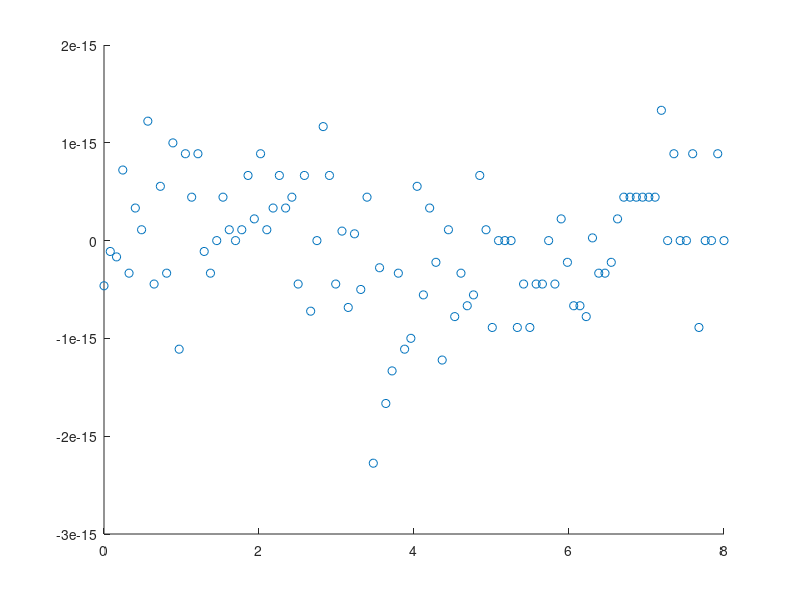

This figure's MATLAB source:
time = [0.0,0.08080808080808081,0.16161616161616163,0.24242424242424243,0.32323232323232326,0.4040404040404041,0.48484848484848486,0.5656565656565657,0.6464646464646465,0.7272727272727273,0.8080808080808082,0.888888888888889,0.9696969696969697,1.0505050505050506,1.1313131313131315,1.2121212121212122,1.292929292929293,1.373737373737374,1.4545454545454546,1.5353535353535355,1.6161616161616164,1.696969696969697,1.777777777777778,1.8585858585858588,1.9393939393939394,2.0202020202020203,2.101010101010101,2.181818181818182,2.262626262626263,2.3434343434343434,2.4242424242424243,2.505050505050505,2.585858585858586,2.666666666666667,2.747474747474748,2.8282828282828287,2.909090909090909,2.98989898989899,3.070707070707071,3.151515151515152,3.2323232323232327,3.3131313131313136,3.393939393939394,3.474747474747475,3.555555555555556,3.6363636363636367,3.7171717171717176,3.7979797979797985,3.878787878787879,3.95959595959596,4.040404040404041,4.121212121212122,4.202020202020202,4.282828282828283,4.363636363636364,4.444444444444445,4.525252525252526,4.606060606060606,4.686868686868687,4.767676767676768,4.848484848484849,4.92929292929293,5.01010101010101,5.090909090909092,5.171717171717172,5.252525252525253,5.333333333333334,5.414141414141414,5.494949494949496,5.575757575757576,5.6565656565656575,5.737373737373738,5.818181818181818,5.8989898989899,5.97979797979798,6.060606060606061,6.141414141414142,6.222222222222222,6.303030303030304,6.383838383838384,6.464646464646465,6.545454545454546,6.626262626262627,6.707070707070708,6.787878787878788,6.868686868686869,6.94949494949495,7.030303030303031,7.111111111111112,7.191919191919193,7.272727272727273,7.353535353535354,7.434343434343435,7.515151515151516,7.595959595959597,7.676767676767677,7.757575757575758,7.838383838383839,7.91919191919192,8.0];
signal1D = [0.0,0.08072016411790384,0.16091351669367898,0.24005668436454086,0.3176331476874822,0.39313661214832984,0.4660743124388942,0.5359702284371984,0.6023681919020362,0.6648348636063459,0.7229625614794606,0.7763719213006606,0.8247143725793011,0.8676744134629433,0.9049716698265449,0.9363627251042848,0.9616427089218196,0.9806466341609311,0.9932504737303577,0.9993719700153771,0.9989711717233568,0.9920506946216033,0.978655704465837,0.9588736222307036,0.9328335535661072,0.9007054462029555,0.8626989808074191,0.8190622025224275,0.7700799021274968,0.7160717573820826,0.6573902466827755,0.5944183486506397,0.5275670426620876,0.4572726266358116,0.38399386958094966,0.30820901749007645,0.2304126721177387,0.15111256301485315,0.07082623388594546,-0.009922335104641916,-0.09060614703340818,-0.17069862760691001,-0.24967706179272697,-0.3270260052633736,-0.4022406483887269,-0.47483011082223986,-0.5443206451791693,-0.6102587288983565,-0.6722140241088524,-0.729782186184138,-0.7825875026542022,-0.830285345252909,-0.8725644190976193,-0.9091487943220443,-0.9397997069030881,-0.9643171169287782,-0.9825410141374196,-0.9943524622074992,-0.9996743749829051,-0.9984720195675029,-0.9907532430056771,-0.9765684210694334,-4.78005064743148,-4.6460626987684694,-4.48175271741497,-4.288193054940258,-4.066646957837897,-3.818560323082243,-3.545552261636025,-3.2494045314953564,-2.932049909236172,-2.59555957595407,-2.242129599921763,-1.8740666041837208,-1.493772712626891,-1.1037298727753124,-0.7064836576243404,-0.3046266522299522,0.09921846652110244,0.502416046532275,0.9023346617995591,1.2963642861326226,1.6819333272124086,2.056525409814106,2.4176957986617067,2.7630873537320335,3.090445913877697,3.3976350083694395,3.6826498003444614,3.943630171160412,4.178872860261297,4.386842581325865,4.566182042150027,4.715720802869666,4.834482914711594,4.921693289419119,4.976782757782894,4.999391784263061,4.989372813459598,4.946791233116909];

% time = linspace(0, 99, 100);
% signal1D = rand([100, 1]);

signal1D_approx = ifft(fft(signal1D));
% scatter(time, signal1D)

scatter(time, signal1D_approx - signal1D, 'r*')